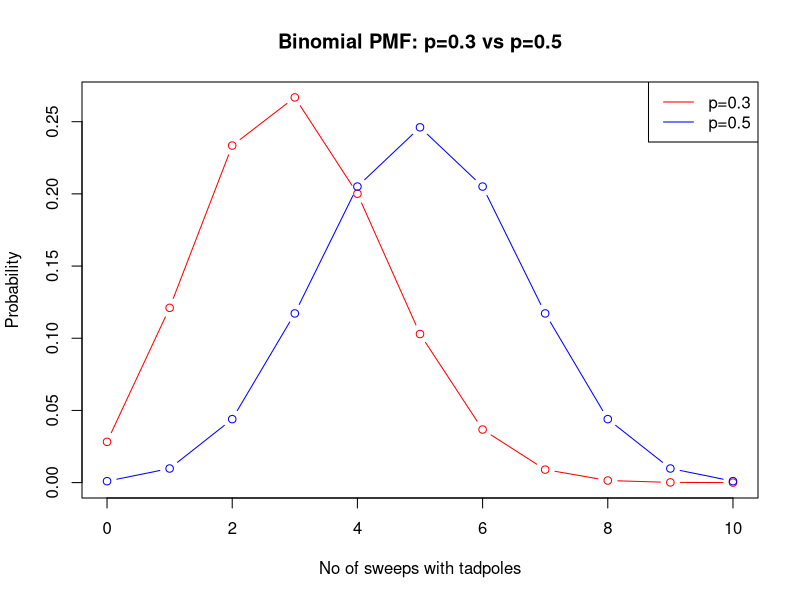
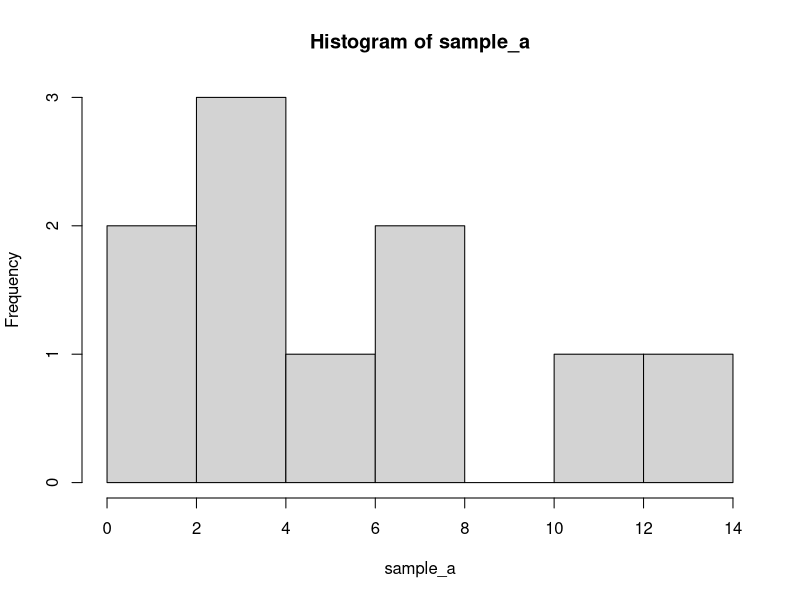
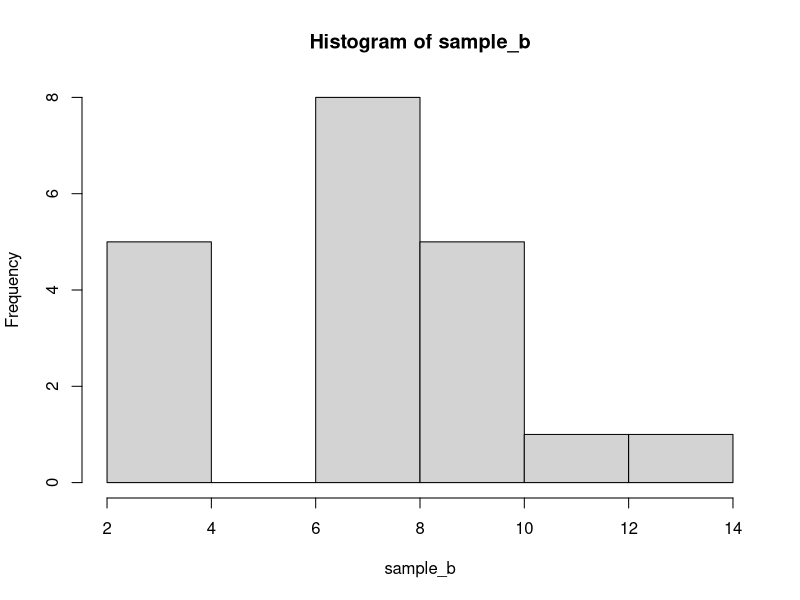
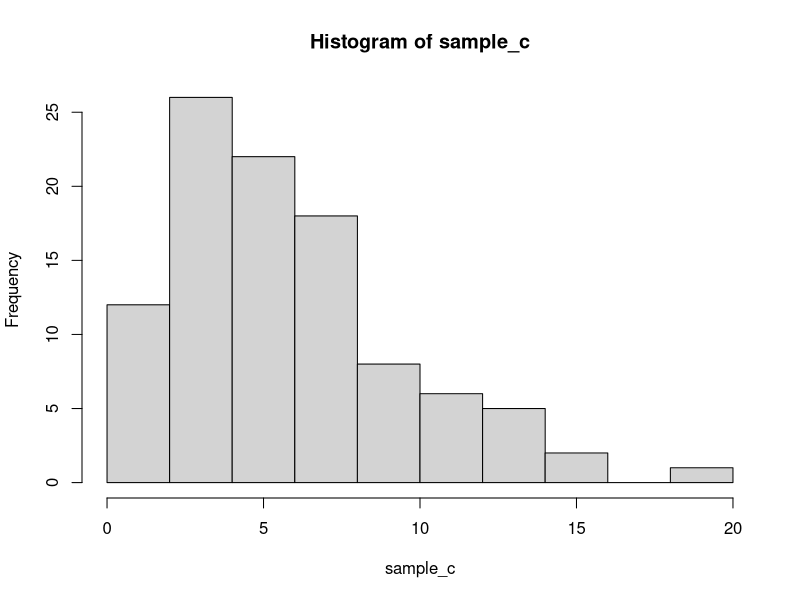
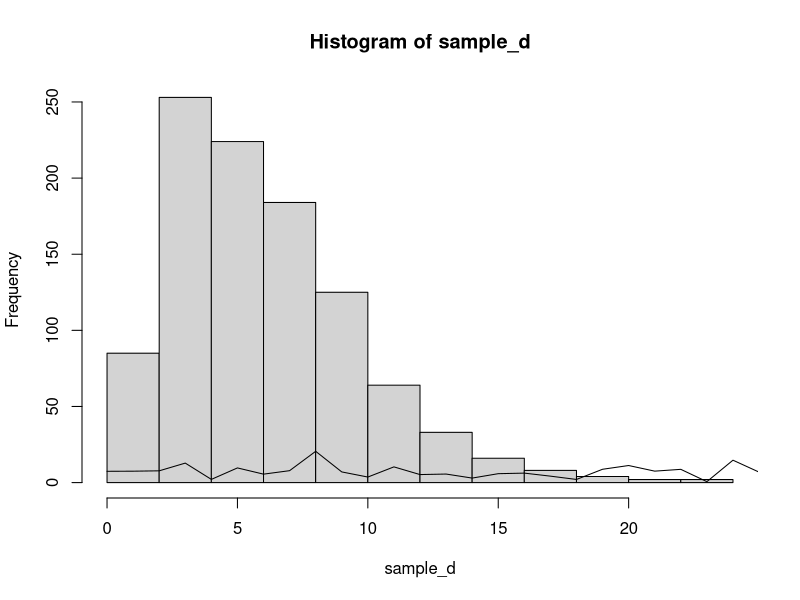
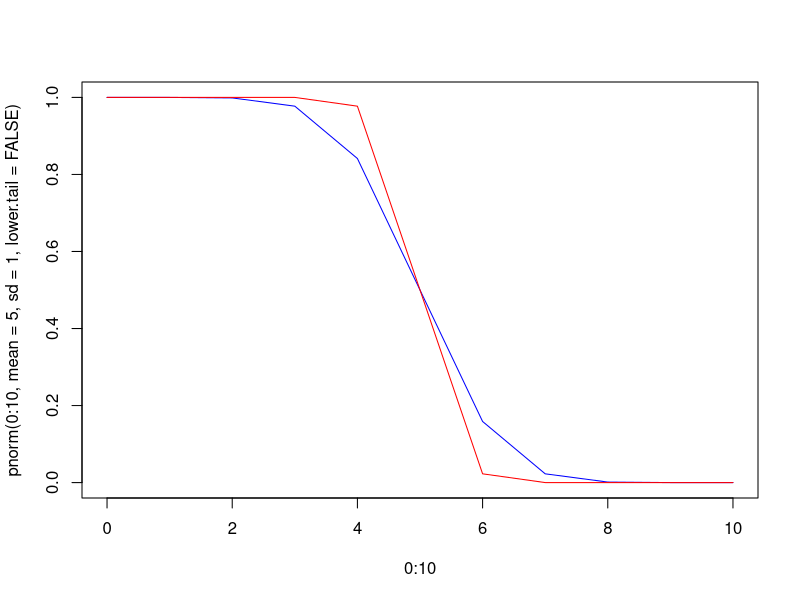
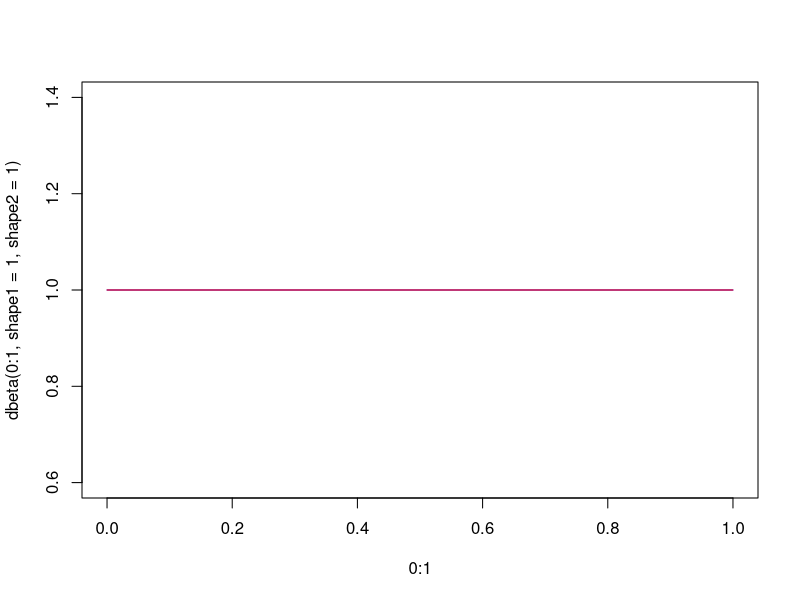

Write R code to recreate these figures, in order.

## Question 1

# a
set.seed(45)

rolls <- sample(1:6, 6000, replace = TRUE)

table(rolls)

#b

# expectation is the average or mean in statistics

# E(x) = total number of rolls/total number of die face

# E(x) = 6000/6 = 1000

# The expected value is 1000 which is close to what we
# have on the frequency of the 6000 simulated dice rolls



# c
# x > 1030
# n = 6000
# p(1) = 1/6

p_more_1030 <- pbinom(1030,
                      size = 6000,
                      prob = 1/6,
                      lower.tail = FALSE)
p_more_1030

set.seed(45)

sim <- replicate(10000,sum(sample(1:6, 6000, replace = TRUE) == 1) > 1030)

sum(sim)/10000

set.seed(1)
sum(sample(1:6, 6000, replace = TRUE) == 1)

set.seed(2)
sum(sample(1:6, 6000, replace = TRUE) == 1)

## Wood frog larval abundance in vernal pools

p = 0.3
n = 10

# a 
dbinom(6, size = 10, prob = 0.3)

#b
pbinom(2, size = 10, prob = 0.3)

#c
pbinom(4, size = 10, lower.tail = FALSE, prob = 0.3)

#d
x <- 0:10

plot(x, dbinom(x, size = 10, prob = 0.3), 
     type = "b", col = "red", 
     xlab = "No of sweeps with tadpoles",
     ylab = "Probability",
     main = "Binomial PMF: p=0.3 vs p=0.5")

lines(x, dbinom(x, size = 10, prob = 0.5), 
      type = "b", col = "blue")

legend("topright", legend = c("p=0.3","p=0.5"), 
       col = c("red","blue"), lty = 1)


## Gamma Distribution


sample_a <- rgamma(10, shape = 3, scale = 2)

sample_a

hist(sample_a)

sample_b <- rgamma(20, shape = 3, scale = 2)

sample_b

hist(sample_b)


sample_c <- rgamma(100, shape = 3, scale = 2)

sample_c

hist(sample_c)

sample_d <- rgamma(1000, shape = 3, scale = 2)

sample_d

hist(sample_d)

lines(0:999, rgamma(1000, shape = 3, scale = 2))

## Arsenic

# Expectation in statistics means "mean"
# In the normal distribution the mean = median = mode

mean <- 5
s_d <- 1

# X ~ N(mu, sigma^2)

# SE = sigma^2/n

# X ~ N(5, 1/4)

# X ~ N(5, 0.25)

#b

pnorm(7, mean = 5, sd = 1, 
      lower.tail = FALSE)

pnorm(7, mean = 5, sd = sqrt(0.25), 
      lower.tail = FALSE)


plot(0:10, pnorm(0:10, mean = 5, sd = 1, 
                 lower.tail = FALSE),
     col = "blue", type = "l")

lines(0:10, pnorm(0:10, mean = 5, sd = 0.5, 
                  lower.tail = FALSE),
      col = "red")

## Groundwater


mean <- 20
s_d <- 5

pnorm(30, mean = 20, sd = 1, lower.tail = FALSE)

#a
## Regulation

n <- 365
p <- 1/365


# For binomial distribution: Mean = np, SD = np(1-p)
expectation <- n*p
expectation

#b
# Yes the distribution of emissions satisfy the regulation?

#c
x <- 2
n <- 365
p <- 1/365

pbinom(1, size = n, prob = p, lower.tail = F)


## Poisson Distribution

# The only parameter of a poisson distribution "lambda"
# lambda = np

lambda <- 1


ppois(1, lambda = 1, lower.tail = FALSE)

## Uniform and Beta Distribution

plot(0:1, dbeta(0:1,shape1 = 1, shape2 = 1), 
     type = "l", col = "blue")


lines(0:1, dunif(0:1), col = "red")

## Exponential Distribution


# a
# P(Y = 0.5) = 0

#b
pexp(1, rate = 2, lower.tail = FALSE)

#c

# Undefined because -1 is less than our range which is [0,infiniti]

#d

# Undefined because 0.2 is less than 0.7

#c
pexp(0.6, rate = 2) - pexp(0.1, rate = 2)


## Species Dispersal

dgeom(2, prob = 0.17)


## Glaucouse winged gull


dnbinom(1, size = 3, prob = 0.76)
